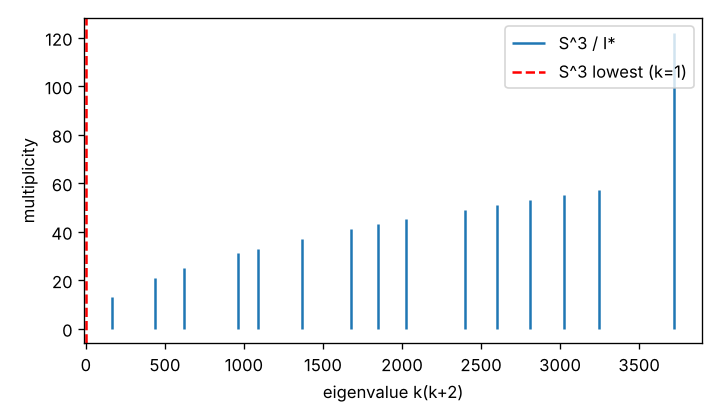

Python code for this plot:
#!/usr/bin/env python3
"""
dodecahedral_spectrum.py -- Laplace spectrum of the Poincare dodecahedral space S^3 / I* (exploratory).
=====================================================================================================

I* is the binary icosahedral group (order 120), built here from its unit quaternions.  Harmonic polynomials of degree k
on R^4 carry (k+1) copies of the spin-k/2 representation under left multiplication, so the number of I*-invariant modes is
(k+1) N_k, with N_k the multiplicity of the trivial representation in Sym^k(C^2)|I*, obtained by character averaging,
chi_k(g) = sin((k+1) theta) / sin(theta).  N_k reproduces Klein's Molien series (1 + t^30) / ((1 - t^12)(1 - t^20)).
Eigenvalue of -Laplacian on unit S^3: k (k + 2).  Full S^3: lowest nonzero k = 1 (eigenvalue 3); here k = 12 (168).
No C_l is computed, and QGD makes no statement about global topology.
"""
import itertools

import numpy as np

PHI = (1 + 5 ** 0.5) / 2


def _even_permutations(n=4):
    for p in itertools.permutations(range(n)):
        inv = sum(1 for i in range(n) for j in range(i + 1, n) if p[i] > p[j])
        if inv % 2 == 0:
            yield p


def binary_icosahedral_group():
    """The 120 unit quaternions (w, x, y, z) of I*."""
    els = []
    for i in range(4):                                   # +-1, +-i, +-j, +-k
        for s in (1, -1):
            q = [0.0] * 4; q[i] = float(s); els.append(q)
    for signs in itertools.product((0.5, -0.5), repeat=4):  # (+-1 +-i +-j +-k)/2
        els.append(list(signs))
    base = (PHI / 2, 0.5, 1 / (2 * PHI), 0.0)            # even permutations of (phi, 1, 1/phi, 0)/2, all signs
    for p in _even_permutations():
        v = [base[p[i]] for i in range(4)]
        nz = [i for i in range(4) if v[i] != 0.0]
        for signs in itertools.product((1, -1), repeat=3):
            q = list(v)
            for i, s in zip(nz, signs):
                q[i] = s * v[i]
            els.append(q)
    return np.array(els)


def qmul(a, b):
    w1, x1, y1, z1 = a; w2, x2, y2, z2 = b
    return np.array([w1 * w2 - x1 * x2 - y1 * y2 - z1 * z2, w1 * x2 + x1 * w2 + y1 * z2 - z1 * y2,
                     w1 * y2 - x1 * z2 + y1 * w2 + z1 * x2, w1 * z2 + x1 * y2 - y1 * x2 + z1 * w2])


def is_closed(G, tol=1e-9):
    """True if the set is closed under multiplication (all 120^2 products are members)."""
    G = np.asarray(G)
    for a in G:
        prods = np.array([qmul(a, b) for b in G])
        d = np.abs(prods[:, None, :] - G[None, :, :]).sum(axis=2).min(axis=1)
        if d.max() > tol:
            return False
    return True


def invariants(G, kmax):
    """N_k = (1/|G|) sum_g chi_k(g) for k = 0..kmax, by character averaging."""
    G = np.asarray(G)
    theta = np.arccos(np.clip(G[:, 0], -1, 1))
    N = np.zeros(kmax + 1)
    for k in range(kmax + 1):
        s = np.sin(theta)
        chi = np.where(s > 1e-12, np.sin((k + 1) * theta) / np.where(s > 1e-12, s, 1.0),
                       np.where(np.cos(theta) > 0, k + 1.0, (-1.0) ** k * (k + 1.0)))
        N[k] = chi.sum() / len(G)
    return N


def molien_coefficients(kmax):
    """Coefficients of (1 + t^30) / ((1 - t^12)(1 - t^20)) up to t^kmax."""
    c = np.zeros(kmax + 1, dtype=int)
    for a in range(0, kmax + 1, 12):
        for b in range(0, kmax + 1 - a, 20):
            c[a + b] += 1
            if a + b + 30 <= kmax:
                c[a + b + 30] += 1
    return c


def spectrum(G, kmax):
    """List of (k, eigenvalue k(k+2), multiplicity (k+1) N_k) for the k <= kmax with N_k > 0."""
    N = np.rint(invariants(G, kmax)).astype(int)
    return [(k, k * (k + 2), (k + 1) * int(N[k])) for k in range(kmax + 1) if N[k] > 0]


if __name__ == "__main__":
    G = binary_icosahedral_group()
    print("order", len(G), "closed", is_closed(G))
    sp_ = spectrum(G, 60)
    for k, ev, m in sp_[:8]:
        print(f"k={k:3d}  eigenvalue={ev:5d}  multiplicity={m}")
    import matplotlib
    matplotlib.use("Agg")
    import matplotlib.pyplot as plt
    fig, ax = plt.subplots(figsize=(6, 3.5))
    ax.vlines([s[1] for s in sp_ if s[0] > 0], 0, [s[2] for s in sp_ if s[0] > 0], label="S^3 / I*")
    ax.axvline(3, color="r", ls="--", label="S^3 lowest (k=1)")
    ax.set_xlabel("eigenvalue k(k+2)"); ax.set_ylabel("multiplicity"); ax.legend()
    fig.tight_layout(); fig.savefig(__file__.replace(".py", ".png"), dpi=120)
